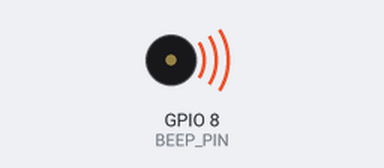
Recording of a program running on a simulated Raspberry Pi (BCM pin numbers). Parts: buzzer (waves = sounding, pin HIGH).

Above: at 0.5 s.
Timing chart, 0 to 4.6 s (numbered marks = the images above):
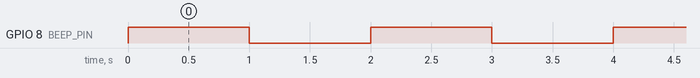

Measured:
- by itself, GPIO 8 (BEEP_PIN): alternates HIGH for 1.0 s and LOW for 1.0 s

The program:

whistle.py
```python
# -*- coding:UTF-8 -*-

import RPi.GPIO as GPIO
import time

GPIO.setwarnings(False)

#Definetion of buzzer
BEEP_PIN = 8


#Set the GPIO port to BCM encoding mode.
GPIO.setmode(GPIO.BCM)

#Set the GPIO port to BCM encoding mode.
GPIO.setup(BEEP_PIN, GPIO.OUT)


#whistle
try:
    while True:
        GPIO.output(BEEP_PIN, GPIO.HIGH)
        time.sleep(1)

        GPIO.output(BEEP_PIN, GPIO.LOW)
        time.sleep(1)

except:
    print "except"
GPIO.cleanup()
```
